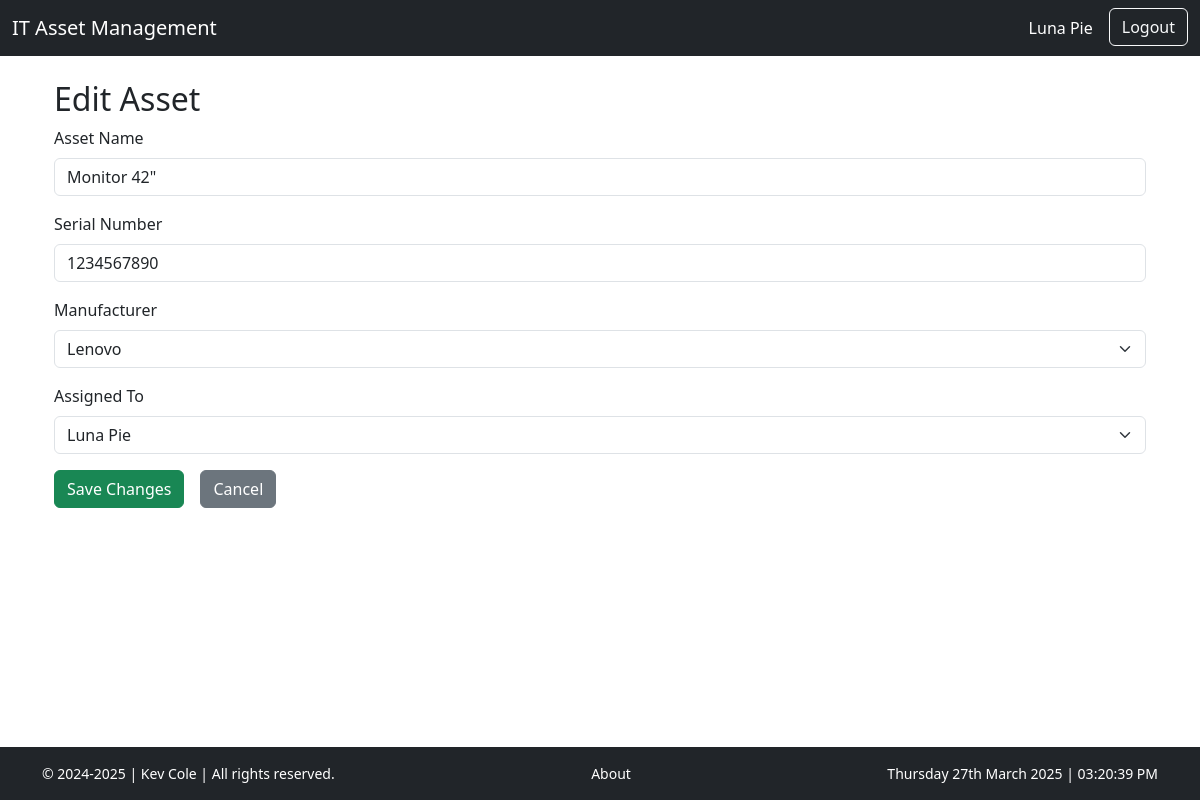
/assets/9/update/ (signed in), run on the app's committed database.
### it_asset/models.py (models this page shows, shortened)
class ITAsset(models.Model):
    name = models.CharField(max_length=100)
    serial_number = models.CharField(max_length=100)
    manufacturer = models.ForeignKey(Manufacturer, on_delete=models.CASCADE)
    assigned_to = models.ForeignKey(Employee, on_delete=models.CASCADE, blank=True, null=True)

class Manufacturer(models.Model):
    name = models.CharField(max_length=100)
    website = models.URLField(max_length=200, blank=True, null=True)  # New field for website

class Employee(models.Model):
    user = models.OneToOneField(User, on_delete=models.CASCADE)
    phone_number = models.CharField(max_length=15, default='N/A')
    address = models.CharField(max_length=255, default='N/A')
    position = models.CharField(max_length=100, blank=True, null=True)
    department = models.CharField(max_length=100, blank=True, null=True)
    hire_date = models.DateField(blank=True, null=True)
    def get_full_name(self):
        return f"{self.user.first_name} {self.user.last_name}"

### it_asset/views.py (the view, shortened to what this page needs)
# urls.py: path('<int:id>/update/', views.asset_update, name='asset_update'),
@login_required
def asset_update(request, id):
    asset = get_object_or_404(ITAsset, id=id)
    manufacturers = Manufacturer.objects.all()  # Fetch all manufacturers
    employees = Employee.objects.all()  # Fetch all employees
    return render(request, 'assets/asset_update.html', {
        'asset': asset,
        'manufacturers': manufacturers,
        'employees': employees,
    })

### it_asset/templates/assets/asset_update.html (shortened to what this page needs)
{% extends "base.html" %}
{% block content %}
{% if asset.id %}
    <form method="POST" action="{% url 'asset_update' asset.id %}">
{% else %}
    <p>Error: Asset ID is missing!</p>
{% endif %}
<div class="container mt-4">
    <h2>Edit Asset</h2>
    <form method="POST" action="{% url 'asset_update' asset.id %}">
        <div class="mb-3">
            <label for="id_name" class="form-label">Asset Name</label>
            <input type="text" class="form-control" id="id_name" name="name" value="{{ asset.name }}" required>
        </div>
        <div class="mb-3">
            <label for="id_serial_number" class="form-label">Serial Number</label>
            <input type="text" class="form-control" id="id_serial_number" name="serial_number" value="{{ asset.serial_number }}" required>
        </div>
        <div class="mb-3">
            <label for="id_manufacturer" class="form-label">Manufacturer</label>
            <select class="form-select" id="id_manufacturer" name="manufacturer" required>
                {% for manufacturer in manufacturers %}
                <option value="{{ manufacturer.id }}" {% if asset.manufacturer.id == manufacturer.id %}selected{% endif %}>
                    {{ manufacturer.name }}
                </option>
                {% endfor %}
            </select>
        </div>
        <div class="mb-3">
            <label for="id_assigned_to" class="form-label">Assigned To</label>
            <select class="form-select" id="id_assigned_to" name="assigned_to" required>
                {% for employee in employees %}
                <option value="{{ employee.id }}" {% if asset.assigned_to and asset.assigned_to.id == employee.id %}selected{% endif %}>
                    {{ employee.get_full_name }}
                </option>
                {% endfor %}
            </select>
        </div>
        <div class="d-flex gap-3">
            <button type="submit" class="btn btn-success">Save Changes</button>
            <a href="{% url 'asset_detail' asset.id %}" class="btn btn-secondary">Cancel</a>
        </div>
    </form>
</div>
{% endblock %}

### it_asset/templates/base.html (shortened to what this page needs)
<!DOCTYPE html>
<html lang="en">
<head>
    <link href="https://cdn.jsdelivr.net/npm/bootstrap@5.3.0-alpha1/dist/css/bootstrap.min.css" rel="stylesheet">
    <link href="https://cdn.jsdelivr.net/npm/bootstrap@5.3.0-alpha1/dist/css/bootstrap.min.css" rel="stylesheet">
</head>
<body>
    <nav class="navbar navbar-expand-lg navbar-dark bg-dark">
        <div class="container-fluid">
            <a class="navbar-brand" href="/">IT Asset Management</a>
            <div class="collapse navbar-collapse" id="navbarNav">
                <ul class="navbar-nav ms-auto">
                    {% if user.is_authenticated %}
                        <li class="nav-item">
                            <a class="nav-link text-white me-2" href="{% url 'user_profile' %}">
                                {{ user.get_full_name|default:user.username }}
                            </a>
                        </li>
                        <li class="nav-item">
                            <a class="btn btn-outline-light" href="{% url 'logout' %}">Logout</a>
                        </li>
                    {% else %}
                        <li class="nav-item">
                            <a class="btn btn-outline-light" href="{% url 'login' %}">Login</a>
                        </li>
                    {% endif %}
                </ul>
            </div>
        </div>
    </nav>
    <div class="container">
        {% block content %}{% endblock %}
    </div>
    <footer class="bg-dark text-white text-center py-3 fixed-bottom">
        <div class="container d-flex justify-content-between small">
            <span>&copy; 2024-2025 | Kev Cole | All rights reserved.</span>
            <span>
                <a href="{% url 'about' %}" class="text-white text-decoration-none">About</a>
            </span>
            <span id="liveDateTime"></span>
        </div>
    </footer>
</body>
</html>

### it_asset/templates/base.html (style rules this page uses)
body { background-color: #f8f9fa; }
.navbar { margin-bottom: 20px; }

### data on the page
ITAsset: name "Monitor 42\"", serial_number "1234567890", manufacturer "Lenovo", assigned_to "Luna Pie"

### other printed values
{{ user.get_full_name|default:user.username }} "Luna Pie"
